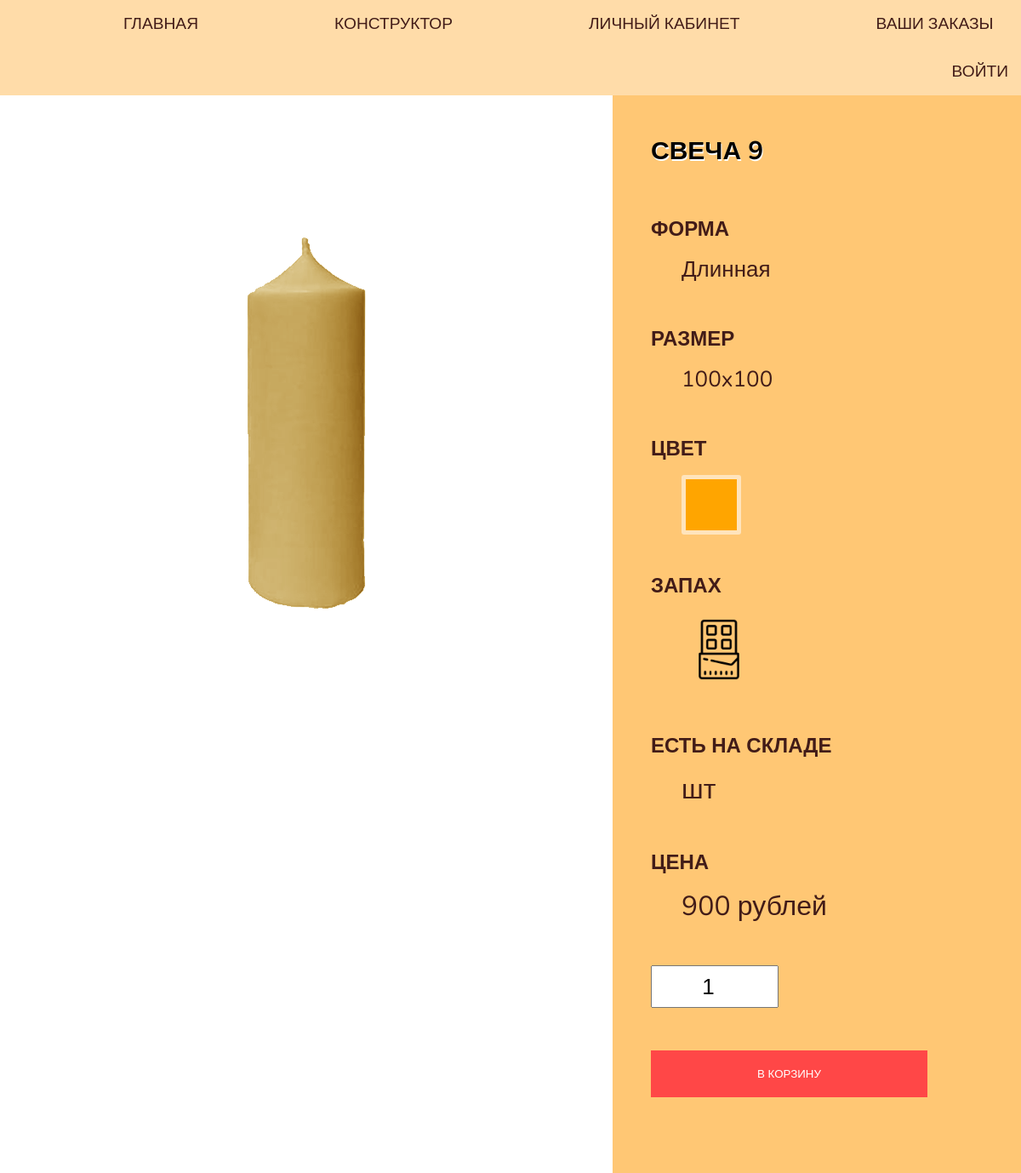
The page /svecha.php?id=9 on the database as committed earlier.
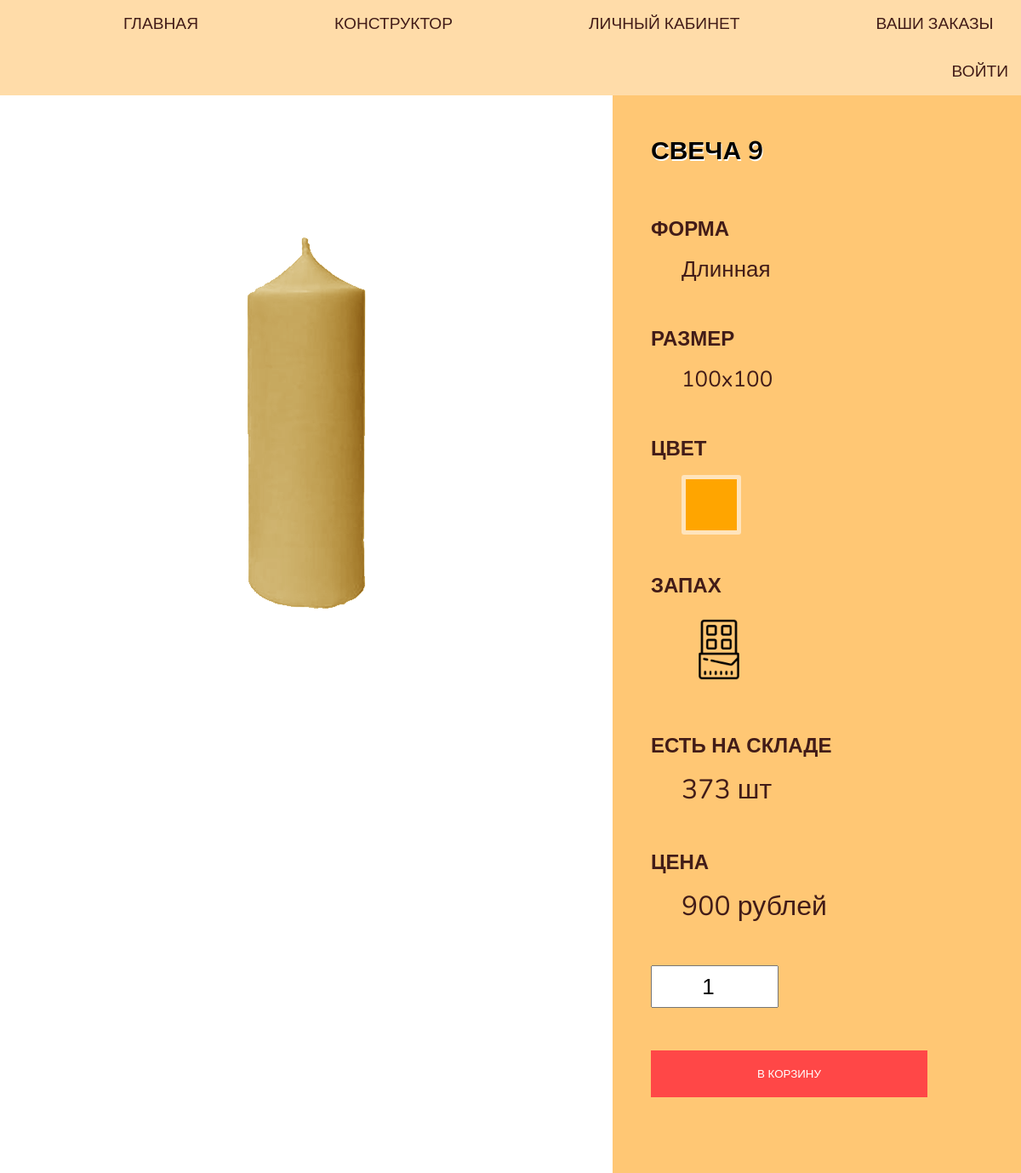
The same page on the database as committed later.
### tables this page shows
CREATE TABLE `candle` (
  `id_candle` int(11) NOT NULL,
  `candle_name` varchar(25) NOT NULL,
  `id_zapah` int(11) DEFAULT NULL,
  `id_form` int(11) DEFAULT NULL,
  `id_color` int(11) DEFAULT NULL,
  `id_razer` int(11) DEFAULT NULL
);

CREATE TABLE `color` (
  `id_color` int(11) NOT NULL,
  `color_name` varchar(25) NOT NULL,
  `color_code` varchar(16) NOT NULL,
  `color_price` int(11) NOT NULL
);

CREATE TABLE `form` (
  `id_form` int(11) NOT NULL,
  `form_name` varchar(25) NOT NULL,
  `form_path` varchar(100) NOT NULL,
  `form_price` int(11) NOT NULL,
  `form_available` int(11) NOT NULL
);

CREATE TABLE `razmer` (
  `id_razmer` int(11) NOT NULL,
  `razmer_name` varchar(7) DEFAULT NULL,
  `razmer_price` int(11) NOT NULL
);

CREATE TABLE `zapah` (
  `id_zapah` int(11) NOT NULL,
  `zapah_name` varchar(25) NOT NULL,
  `zapah_path` varchar(100) NOT NULL,
  `zapah_price` int(11) NOT NULL
);

### svecha.php (the view, shortened to what this page needs)
<?php
	require ('./php/connection.php');
	$userId = $_SESSION['id_user'];
	$idCandle = $_GET['id'];
?>
<!DOCTYPE html>
<html>
<head>
	<link rel="stylesheet" type="text/css" href="./css/svecha.css">
</head>
<body>
	<div class="menu">
		<a href="index.php" class="">ГЛАВНАЯ</a>
		<a href="constructor.php" class="">КОНСТРУКТОР</a>
		<a href="kabinet.php" class="">ЛИЧНЫЙ КАБИНЕТ</a>
		<a href="zakazi.php" class="">ВАШИ ЗАКАЗЫ</a>
		<?php
			if (isset($userId))
			{
				echo '<a href="php/logout.php"> ВЫЙТИ </a>';
			}
			else
			{
				echo '<a href="auth.php"> ВОЙТИ </a>';
			}
		?>
	</div>
	<div class="niz">
		<?php
			$querySvechi = 'SELECT
								*,
                                (color_price + form_price + razmer_price + zapah_price) as candle_price
							FROM
								candle,
								color,
								form,
								razmer,
								zapah
							WHERE
								candle.id_color = color.id_color
							AND
								candle.id_form = form.id_form
							AND
								candle.id_razer = razmer.id_razmer
							AND
								candle.id_zapah = zapah.id_zapah
							AND
								candle.id_candle = '.$idCandle.';';
			$resultSvechi = mysqli_query($link, $querySvechi);
			while ($svecha = mysqli_fetch_assoc($resultSvechi))
			{
				echo '<div class="img">';
					echo '<div class="image-color" style="background-color:'.$svecha['color_code'].'"></div>';
					echo '<div class="picture"><img src="'.$svecha['form_path'].'"></div>';
				echo '</div>';
				echo '<form class="infa" method="POST" action="./php/addToCart.php">';
					echo '<h1>'.$svecha['candle_name'].'</h1>';
					echo '<h2 class="h-forma"> ФОРМА </h2>';
					echo '<div class="forma">'.$svecha['form_name'].'</div>';
					echo '<h2 class="h-size"> РАЗМЕР </h2>';
					echo '<div class="size">'.$svecha['razmer_name'].'</div>';
					echo '<h2 class="h-colors"> ЦВЕТ </h2>';
					echo '<div class="colors" style="background-color: '.$svecha['color_code'].'"></div>';
					echo '<h2 class="h-zapahi"> ЗАПАХ </h2>';
					echo '<div class="zapahi"><img src="'.$svecha['zapah_path'].'"></div>';
					echo '<h2 class="h-count"> ЕСТЬ НА СКЛАДЕ </h2>';
					echo '<div class="cena">'.$svecha['form_available'].' шт</div>';
					echo '<h2 class="h-cena"> ЦЕНА </h2>';
					echo '<div class="cena">'.$svecha['candle_price'].' рублей</div>';
					echo '<input type="number" name="count" value="1" min="1" max="'.$svecha['form_available'].'">';
					echo '<div class="buttons">';
						echo '<input type="submit" value="В КОРЗИНУ">';
					echo '</div>';
				echo "</form>";
			}
		?>
		</div>
</body>
</html>

Rows that differ between the two databases and show on the page:
changed through a linked row, candle "СВЕЧА 9": id_form.form_available (not shown) → "373"
